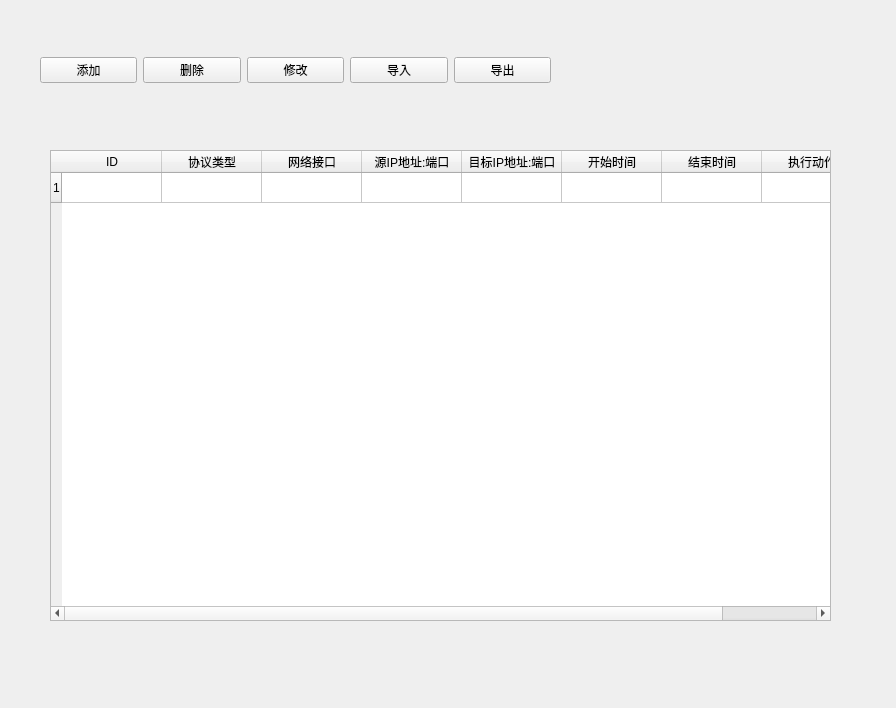
<?xml version="1.0" encoding="UTF-8"?>
<ui version="4.0">
 <class>setRules</class>
 <widget class="QWidget" name="setRules">
  <property name="geometry">
   <rect>
    <x>0</x>
    <y>0</y>
    <width>896</width>
    <height>708</height>
   </rect>
  </property>
  <property name="windowTitle">
   <string>Form</string>
  </property>
  <widget class="CardWidget" name="frame">
   <property name="geometry">
    <rect>
     <x>30</x>
     <y>30</y>
     <width>531</width>
     <height>81</height>
    </rect>
   </property>
   <property name="sizePolicy">
    <sizepolicy hsizetype="Expanding" vsizetype="Fixed">
     <horstretch>0</horstretch>
     <verstretch>0</verstretch>
    </sizepolicy>
   </property>
   <property name="frameShape">
    <enum>QFrame::Shape::NoFrame</enum>
   </property>
   <property name="frameShadow">
    <enum>QFrame::Shadow::Plain</enum>
   </property>
   <widget class="QWidget" name="layoutWidget">
    <property name="geometry">
     <rect>
      <x>10</x>
      <y>10</y>
      <width>511</width>
      <height>61</height>
     </rect>
    </property>
    <layout class="QHBoxLayout" name="horizontalLayout">
     <item>
      <widget class="PushButton" name="pushButton">
       <property name="text">
        <string>添加</string>
       </property>
      </widget>
     </item>
     <item>
      <widget class="PushButton" name="pushButton_2">
       <property name="text">
        <string>删除</string>
       </property>
      </widget>
     </item>
     <item>
      <widget class="PushButton" name="pushButton_3">
       <property name="text">
        <string>修改</string>
       </property>
      </widget>
     </item>
     <item>
      <widget class="PrimaryPushButton" name="pushButton_4">
       <property name="text">
        <string>导入</string>
       </property>
      </widget>
     </item>
     <item>
      <widget class="PrimaryPushButton" name="pushButton_5">
       <property name="text">
        <string>导出</string>
       </property>
      </widget>
     </item>
    </layout>
   </widget>
  </widget>
  <widget class="CardWidget" name="frame_2">
   <property name="geometry">
    <rect>
     <x>30</x>
     <y>130</y>
     <width>821</width>
     <height>511</height>
    </rect>
   </property>
   <property name="sizePolicy">
    <sizepolicy hsizetype="Expanding" vsizetype="Fixed">
     <horstretch>0</horstretch>
     <verstretch>0</verstretch>
    </sizepolicy>
   </property>
   <property name="frameShape">
    <enum>QFrame::Shape::NoFrame</enum>
   </property>
   <property name="frameShadow">
    <enum>QFrame::Shadow::Plain</enum>
   </property>
   <widget class="TableWidget" name="tableWidget">
    <property name="geometry">
     <rect>
      <x>20</x>
      <y>20</y>
      <width>781</width>
      <height>471</height>
     </rect>
    </property>
    <row/>
    <column>
     <property name="text">
      <string>ID</string>
     </property>
    </column>
    <column>
     <property name="text">
      <string>协议类型</string>
     </property>
    </column>
    <column>
     <property name="text">
      <string>网络接口</string>
     </property>
    </column>
    <column>
     <property name="text">
      <string>源IP地址:端口</string>
     </property>
    </column>
    <column>
     <property name="text">
      <string>目标IP地址:端口</string>
     </property>
    </column>
    <column>
     <property name="text">
      <string>开始时间</string>
     </property>
    </column>
    <column>
     <property name="text">
      <string>结束时间</string>
     </property>
    </column>
    <column>
     <property name="text">
      <string>执行动作</string>
     </property>
    </column>
   </widget>
  </widget>
  <zorder>frame_2</zorder>
  <zorder>frame</zorder>
 </widget>
 <customwidgets>
  <customwidget>
   <class>PushButton</class>
   <extends>QPushButton</extends>
   <header>qfluentwidgets</header>
  </customwidget>
  <customwidget>
   <class>PrimaryPushButton</class>
   <extends>QPushButton</extends>
   <header>qfluentwidgets</header>
  </customwidget>
  <customwidget>
   <class>TableWidget</class>
   <extends>QTableWidget</extends>
   <header>qfluentwidgets</header>
  </customwidget>
  <customwidget>
   <class>CardWidget</class>
   <extends>QFrame</extends>
   <header>qfluentwidgets</header>
   <container>1</container>
  </customwidget>
 </customwidgets>
 <resources/>
 <connections/>
</ui>
